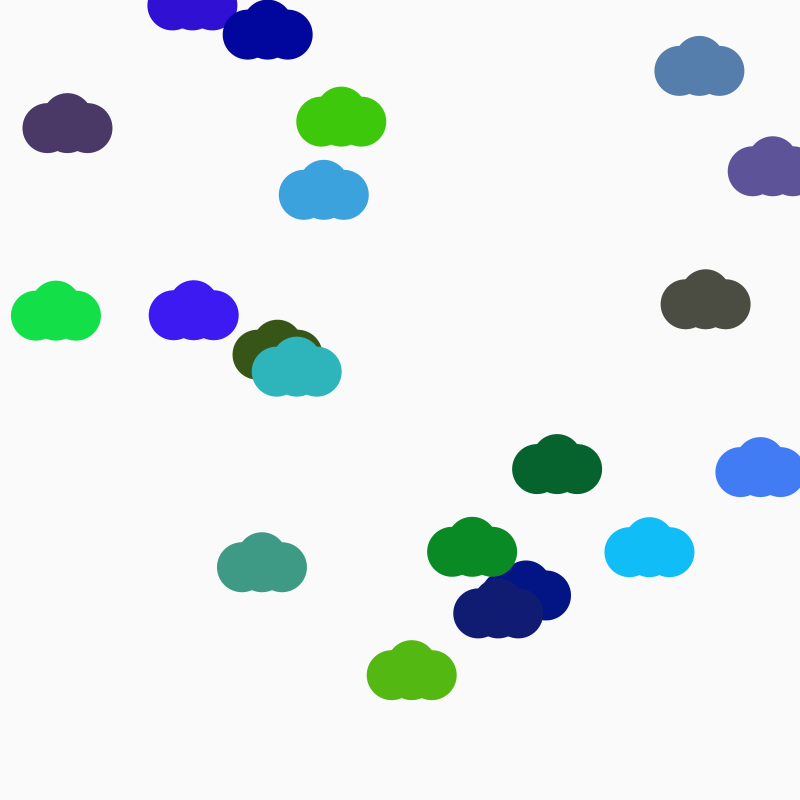
Frame 1 (no input)
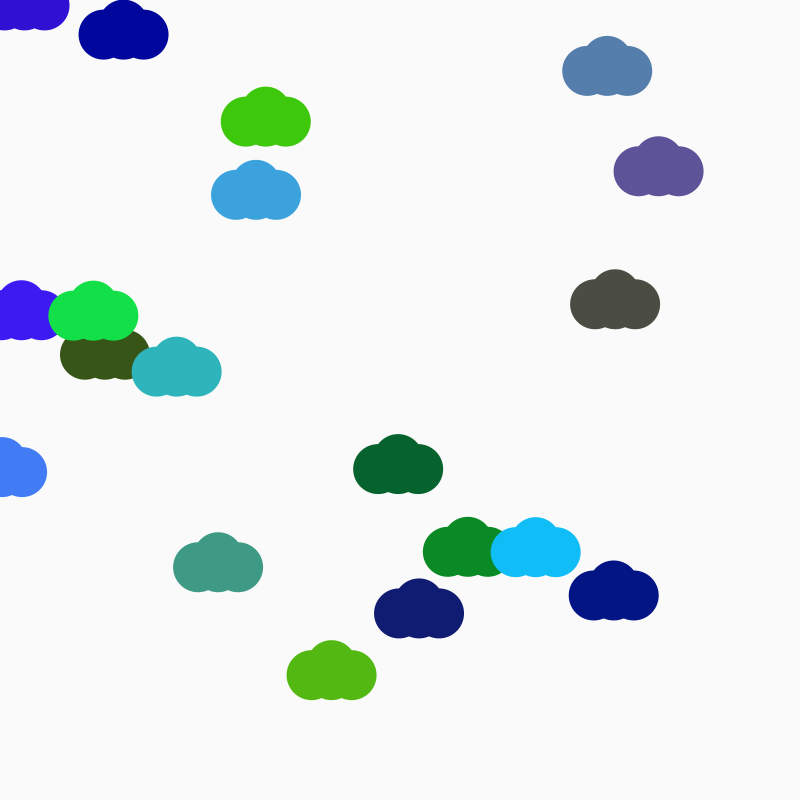
Frame 60 (the mouse pressed at the canvas centre just before this capture)
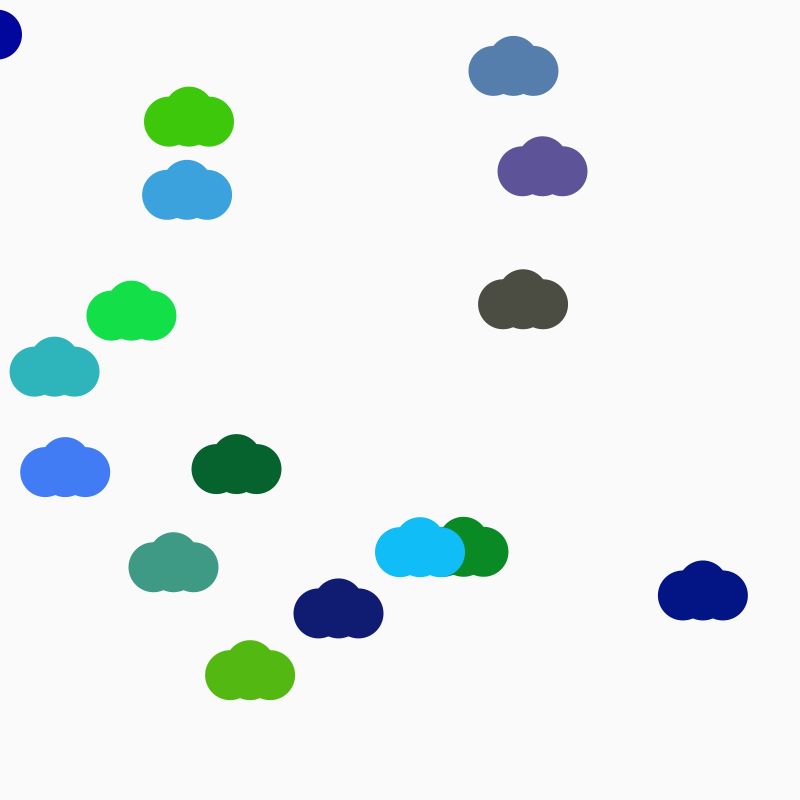
Frame 120 (the mouse held since frame 60 and released just before this capture)

The Processing sketch that drew these frames (run headless with seeded random() and noise(); from frame 60 on, the mouse is pressed at the canvas centre):

// Processing sketch: Cloud_Class
// ── Cloud_Class.pde
Cloud myCloud;
Cloud[] myClouds=new Cloud[20];
int num=20;


void setup() {
  size(800, 800);
  myCloud=new Cloud();

  for (int i=0; i<20; i++) {
    myClouds[i]=new Cloud();
  };
}

void draw() {
  background(250); 

  for (int i = 0; i<num; i++) {
    myClouds[i].drawCloud(); 
    myClouds[i].moveCloud();
  }
}

// ── cloud.pde
class Cloud {
  color c;
  float xPos, yPos;
  float xSpeed, ySpeed;

  Cloud() {
    c= color(random(0, 100), random(255), random(255));
    xSpeed=random(2, 6);
    xSpeed=random(-3, 2);
    xPos=random(0, width);
    yPos=random(0, height);
  }

  void drawCloud() {
    noStroke(); 
    fill(c); 
    ellipse(xPos, yPos-20, 50, 50); 
    ellipse(xPos-20, yPos-10, 50, 50); 
    ellipse(xPos+20, yPos-10, 50, 50);
    ellipse(xPos, yPos-10, 50, 50);
  }

  void moveCloud() {
    xPos=xPos+xSpeed;
    if (xPos>width) {
      xPos=-20;
    }
    yPos=yPos+ySpeed;
    if (yPos>height) {
      yPos=-20;
    }
  }
}
